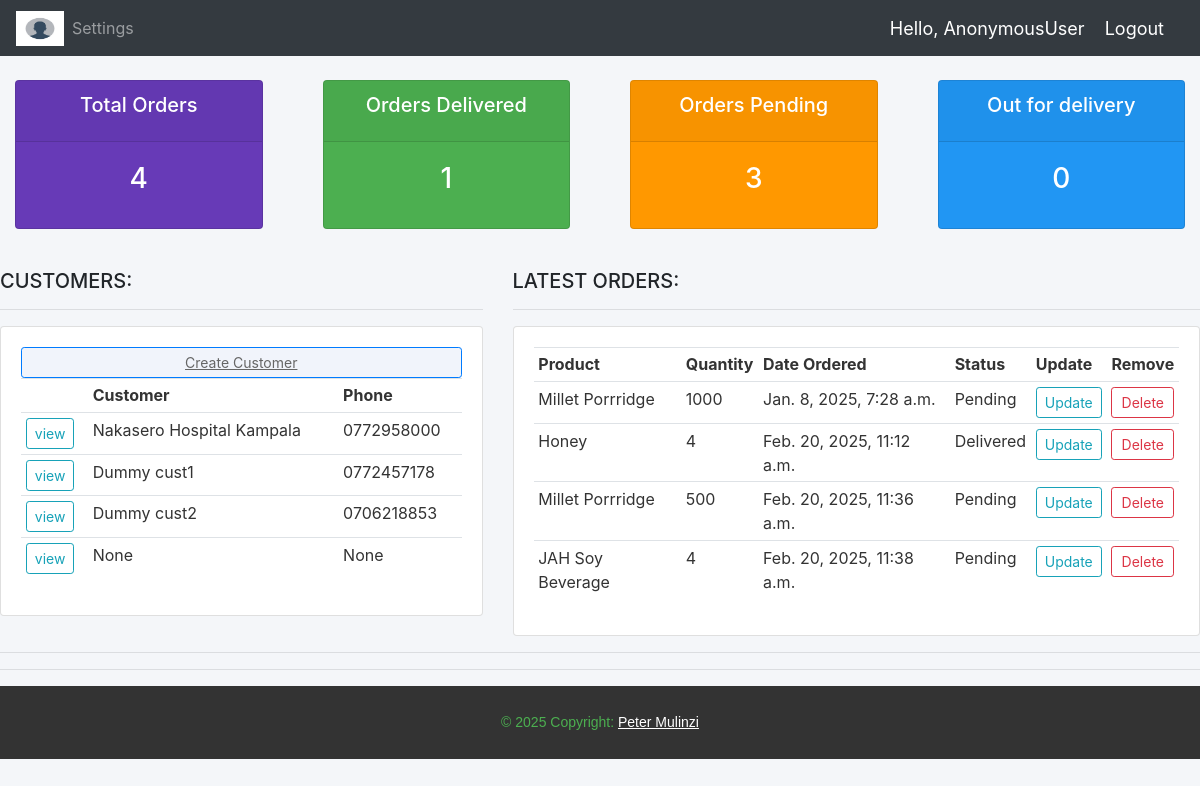
The page / on the database its author committed.
### Jah_Accounts/models.py (models this page shows, shortened)
class Customer(models.Model):
    user = models.OneToOneField(User, null=True, blank=True, on_delete=models.CASCADE)
    name = models.CharField(max_length=200, null=True, blank=True)
    phone = models.CharField(max_length=200, null=True, blank=True)
    email = models.CharField(max_length=200, null=True, blank=True)
    profile_picture = models.ImageField(null=True, default='avi.jpg', blank=True)
    date_created = models.DateTimeField(auto_now_add=True, null=True, blank=True)

class Order(models.Model):
    STATUS = (
        ('Pending', 'Pending'),
        ('Out for delivery', 'Out for delivery'),
        ('Delivered', 'Delivered'),
    )
    MEASUREMENT = (
        ('Kgs', 'Kgs'),
        ('Tins', 'Tins'),
    )
    Customer = models.ForeignKey(Customer, null=True, on_delete=models.SET_NULL)
    Product = models.ForeignKey(Product, null=True, on_delete=models.SET_NULL,)
    date_created = models.DateTimeField(auto_now_add=True, null=True)
    status = models.CharField(max_length=200, null=True, choices=STATUS)
    tags = models.ManyToManyField(Tag)
    Quantity = models.CharField(null=True, max_length=4)
    units = models.CharField(max_length=200, null=True, choices=MEASUREMENT,)
    note = models.CharField(max_length=200, null=True)

class Product(models.Model):
    CATEGORY = (
        ('Flour', 'Flour'),
        ('Honey', 'Honey'),
        ('Spice', 'Spice'),
    )
    name = models.CharField(max_length=200, null=True)
    price = models.FloatField(null=True)
    category = models.CharField(max_length=200, null=True, choices=CATEGORY)
    description = models.CharField(max_length=200, null = True, blank = True)
    date_created = models.DateTimeField(auto_now_add=True, null=True)
    def __str__(self):
        return self.name

### Jah_Accounts/views.py (the view)
# urls.py: path('', views.dashboard, name='home'),
def dashboard(request):
    orders = Order.objects.all()
    customers = Customer.objects.all()
    total_orders = orders.count()
    pending = Order.objects.filter(status='Pending').count()
    delivered = Order.objects.filter(status='Delivered').count()
    out_for_delivery = Order.objects.filter(status='Out for delivery').count()
    context = {
        'orders': orders,
        'customers': customers,
        'total_orders': total_orders,
        'pending': pending,
        'delivered': delivered,
        'out_for_delivery': out_for_delivery,
    }
    return render(request, 'Jah_Accounts/Dashboard.html', context)

### Jah_Accounts/templates/Jah_Accounts/Dashboard.html
{% extends "Jah_Accounts/main.html" %}
{% block content %}
{% include "Jah_Accounts/status.html" %}
<br>
<div class="row">
    <div class="col-md-5">
        <h5>CUSTOMERS:</h5>
        <hr>
        <div class="card card-body" style="background-color: #ffffff; color: #333333;">
            <a class="btn btn-primary btn-sm btn-block" href="{% url "createCustomer" %}" style="background-color: #f1f4fb; color: #666666; text-decoration: underline;">Create Customer</a>
            <table class="table table-sm"">
                <tr>
                    <th></th>
                    <th>Customer</th>
                    <th>Phone</th>
                </tr>
                {% for customers in customers %}
                <div >
                    <tr>
                        <td><a class="btn btn-sm btn-outline-info" href="{% url 'customers' customers.id %}">view</a></td>
                        <td>{{ customers.name }}</td>
                        <td>{{ customers.phone }}</td>
                    </tr>
                </div>
                {% endfor %}
            </table>
        </div>
    </div>
    <div class="col-md-7">
        <h5>LATEST ORDERS:</h5>
        <hr>
        <div class="card card-body" style="background-color: #ffffff; color: #333333;">
            <table class="table table-sm">
                <tr>
                    <th>Product</th>
                    <th>Quantity</th>
                    <th>Date Ordered</th>
                    <th>Status</th>
                    <th>Update</th>
                    <th>Remove</th>
                </tr>
                {% for y in orders  %}
                    <tr>
                        <td>{{ y.Product }}</td>
                        <td>{{ y.Quantity }}</td>
                        <td>{{ y.date_created }}</td>
                        <td>{{ y.status }}</td>
                        <td><a class="btn btn-outline-info btn-sm " href="{% url 'updateOrder' y.id %}">Update</a></td>
                        <td><a class="btn btn-outline-danger btn-sm btn-block" href="{% url 'deleteOrder' y.id %}">Delete</a></td>
                    </tr>
                {% endfor %}
            </table>
        </div>
    </div>
</div>
<hr>
{% endblock %}

### static/css/main.css (style rules this page uses)
body { background-color: #f4f6f9; }

### rows shown on the page
Customer: name "Nakasero Hospital Kampala", phone "0772958000"
Customer: name "Dummy cust1", phone "0772457178"
Customer: name "Dummy cust2", phone "0706218853"
Customer: name "None", phone "None"
Order: Product "Millet Porrridge", Quantity "1000", date_created "Jan. 8, 2025, 7:28 a.m.", status "Pending"
Order: Product "Honey", Quantity "4", date_created "Feb. 20, 2025, 11:12 a.m.", status "Delivered"
Order: Product "Millet Porrridge", Quantity "500", date_created "Feb. 20, 2025, 11:36 a.m.", status "Pending"
Order: Product "JAH Soy Beverage", Quantity "4", date_created "Feb. 20, 2025, 11:38 a.m.", status "Pending"

### other values the page prints
{{ request.user }} "AnonymousUser"
{{ total_orders|default:"0" }} "4"
{{ delivered|default:"0" }} "1"
{{ pending|default:"0" }} "3"
{{ Out_for_Delivery|default:"0" }} "0"
